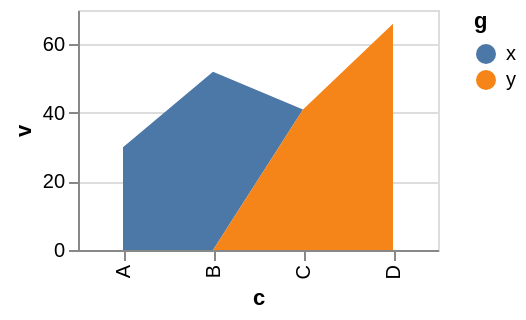

Write the Vega-Lite specification saved for this chart.
### Vega-Lite specification from a JSON file in a GitHub repository (floating-point values rounded to 4 significant figures)
{"width": 180, "height": 120, "data": {"values": [{"c": "A", "v": 30, "lo": 10, "hi": 45, "g": "x", "o": 28, "cl": 34, "h": 40, "l": 8}, {"c": "B", "v": 52, "lo": 25, "hi": 60, "g": "x", "o": 34, "cl": 48, "h": 55, "l": 30}, {"c": "C", "v": 41, "lo": 18, "hi": 55, "g": "y", "o": 48, "cl": 40, "h": 50, "l": 36}, {"c": "D", "v": 66, "lo": 40, "hi": 80, "g": "y", "o": 40, "cl": 63, "h": 70, "l": 38}]}, "mark": "area", "encoding": {"x": {"field": "c", "type": "nominal", "sort": null}, "y": {"field": "v", "type": "quantitative"}, "color": {"field": "g", "type": "nominal"}}}
